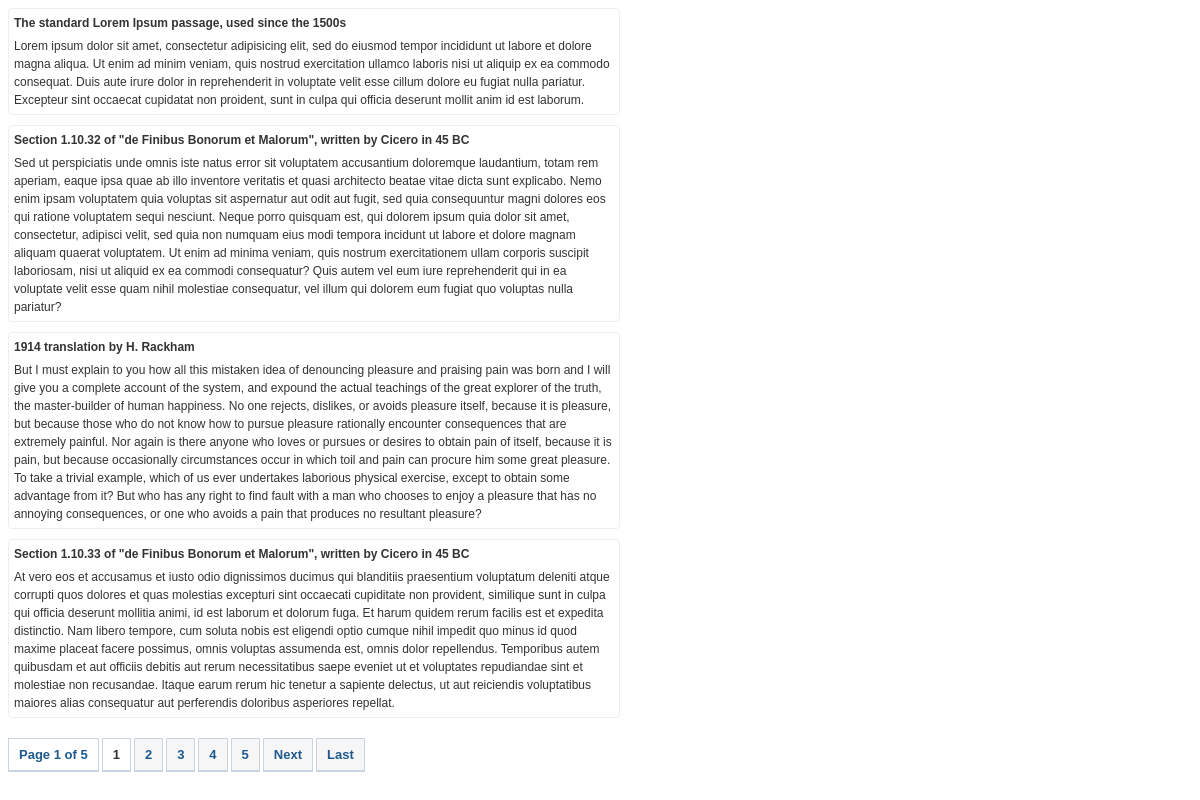
The page /pagination/index.php on the database its author committed.
### tables this page shows
CREATE TABLE IF NOT EXISTS `article` (
  `id` int(11) NOT NULL AUTO_INCREMENT,
  `title` varchar(255) NOT NULL,
  `description` text NOT NULL,
  `dateTime` datetime NOT NULL,
  PRIMARY KEY (`id`)
);

### pagination/index.php (the view, shortened to what this page needs)
<?php
function pagination($per_page = 10, $page = 1, $url = '', $total)
{
	$adjacents = "2";
	$page = ($page == 0 ? 1 : $page);
	$next = $page + 1;
	$lastpage = ceil($total/$per_page);
	$pagination = "";
	if($lastpage > 1)
	{
		$pagination .= "<ul class='pagination'>";
				$pagination .= "<li class='details'>Page $page of $lastpage</li>";
		if ($lastpage < 7 + ($adjacents * 2))
		{
			for ($counter = 1; $counter <= $lastpage; $counter++)
			{
				if ($counter == $page)
					$pagination.= "<li><a class='current'>$counter</a></li>";
				else
					$pagination.= "<li><a href='{$url}$counter'>$counter</a></li>";
			}
		}
		if ($page < $counter - 1){
			$pagination.= "<li><a href='{$url}$next'>Next</a></li>";
			$pagination.= "<li><a href='{$url}$lastpage'>Last</a></li>";
		}else{
			$pagination.= "<li><a class='current'>Next</a></li>";
			$pagination.= "<li><a class='current'>Last</a></li>";
		}
		$pagination.= "</ul>\n";
	}
	return $pagination;
}
?>
<!DOCTYPE HTML PUBLIC "-//W3C//DTD HTML 4.01//EN" "http://www.w3.org/TR/html4/strict.dtd">
<html>
<head>
<link href="style.css" rel="stylesheet" type="text/css">
</head>
<body>
<?php
$page=1;
$limit=4;
	$start=($page-1)*$limit;
?>
<?php
$sql = "select id from article";
$query=mysql_query($sql);
$rows=mysql_num_rows($query);
$query=mysql_query("select * from article order by id ASC LIMIT $start, $limit");
if(mysql_num_rows($query)>0){
while($data=mysql_fetch_array($query,1)){
?>
<div class="article">
<div class="title"><?php echo $data['title'];?></div>
<?php echo $data['description'];?>
</div>
<?php }} ?>
<?php
echo pagination($limit,$page,'index.php?page=',$rows);
?>
</body>
</html>

### pagination/style.css (style rules this page uses)
body { font-family:Arial, Helvetica, sans-serif; font-size:12px; color:#333; }
ul.pagination { font-family: "Arial", "Helvetica", sans-serif; font-size: 13px; height: 100%; list-style-type: none; margin: 20px 0; overflow: hidden; padding: 0; }
ul.pagination li.details { background-color: white; border-color: #C8D5E0; border-image: none; border-style: solid; border-width: 1px 1px 2px; color: #1E598E; font-weight: bold; padding: 8px 10px; text-decoration: none; }
ul.pagination li { float: left; list-style-type: none; margin: 0 3px 0 0; }
ul.pagination li:first-child { margin-left: 0; }
ul.pagination li a { color: black; display: block; padding: 7px 10px; text-decoration: none; }
ul.pagination li a.current { background-color: white; border-radius: 0 0 0 0; color: #333333; }
ul.pagination li a { background-color: #F6F6F6; border-color: #C8D5E0; border-image: none; border-style: solid; border-width: 1px 1px 2px; color: #1E598E; display: block; font-weight: bold; padding: 8px 10px; text-decoration: none; }
.article { border: 1px solid #EEEEEE; border-radius: 4px 4px 4px 4px; margin-bottom: 10px; max-width: 600px; padding: 5px; line-height:18px; }
.title { font-weight:bold; margin-bottom:5px; }

### rows shown on the page
article: title "The standard Lorem Ipsum passage, used since the 1500s", description "Lorem ipsum dolor sit amet, consectetur adipisicing elit, sed do eiusmod tempor incididunt ut labore et dolore magna aliqua. Ut enim ad minim veniam, quis nostrud exercitation ullamco laboris nisi ut aliquip ex ea commodo consequat. Duis aute irure dolor in reprehenderit in voluptate velit esse cillum dolore eu fugiat nulla pariatur. Excepteur sint occaecat cupidatat non proident, sunt in culpa qui officia deserunt mollit anim id est laborum."
article: title "Section 1.10.32 of \"de Finibus Bonorum et Malorum\", written by Cicero in 45 BC", description "Sed ut perspiciatis unde omnis iste natus error sit voluptatem accusantium doloremque laudantium, totam rem aperiam, eaque ipsa quae ab illo inventore veritatis et quasi architecto beatae vitae dicta sunt explicabo. Nemo enim ipsam voluptatem quia voluptas sit aspernatur aut odit aut fugit, sed quia consequuntur magni dolores eos qui ratione voluptatem sequi nesciunt. Neque porro quisquam est, qui dolorem ipsum quia dolor sit amet, consectetur, adipisci velit, sed quia non numquam eius modi tempora incidunt ut labore et dolore magnam aliquam quaerat voluptatem. Ut enim ad minima veniam, quis nostrum exercitationem ullam corporis suscipit laboriosam, nisi ut aliquid ex ea commodi…"
article: title "1914 translation by H. Rackham", description "But I must explain to you how all this mistaken idea of denouncing pleasure and praising pain was born and I will give you a complete account of the system, and expound the actual teachings of the great explorer of the truth, the master-builder of human happiness. No one rejects, dislikes, or avoids pleasure itself, because it is pleasure, but because those who do not know how to pursue pleasure rationally encounter consequences that are extremely painful. Nor again is there anyone who loves or pursues or desires to obtain pain of itself, because it is pain, but because occasionally circumstances occur in which toil and pain can procure him some great pleasure. To take a trivial example,…"
article: title "Section 1.10.33 of \"de Finibus Bonorum et Malorum\", written by Cicero in 45 BC", description "At vero eos et accusamus et iusto odio dignissimos ducimus qui blanditiis praesentium voluptatum deleniti atque corrupti quos dolores et quas molestias excepturi sint occaecati cupiditate non provident, similique sunt in culpa qui officia deserunt mollitia animi, id est laborum et dolorum fuga. Et harum quidem rerum facilis est et expedita distinctio. Nam libero tempore, cum soluta nobis est eligendi optio cumque nihil impedit quo minus id quod maxime placeat facere possimus, omnis voluptas assumenda est, omnis dolor repellendus. Temporibus autem quibusdam et aut officiis debitis aut rerum necessitatibus saepe eveniet ut et voluptates repudiandae sint et molestiae non recusandae. Itaque…"

### other values the page prints
$page "1"
$lastpage "5"
